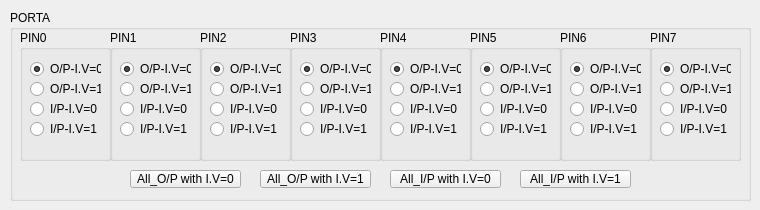
    <widget class="QWidget" name="PORTA_tab_2">
     <attribute name="title">
      <string>PORTA</string>
     </attribute>
     <widget class="QGroupBox" name="PORTA_groupBox_2">
      <property name="enabled">
       <bool>true</bool>
      </property>
      <property name="geometry">
       <rect>
        <x>10</x>
        <y>10</y>
        <width>741</width>
        <height>191</height>
       </rect>
      </property>
      <property name="title">
       <string>PORTA</string>
      </property>
      <property name="checkable">
       <bool>false</bool>
      </property>
      <property name="checked">
       <bool>false</bool>
      </property>
      <widget class="QPushButton" name="All_Output_Init0_pushButton_18">
       <property name="geometry">
        <rect>
         <x>120</x>
         <y>160</y>
         <width>111</width>
         <height>18</height>
        </rect>
       </property>
       <property name="text">
        <string>All_O/P with I.V=0</string>
       </property>
      </widget>
      <widget class="QPushButton" name="All_Output_Init1_pushButton_18">
       <property name="geometry">
        <rect>
         <x>250</x>
         <y>160</y>
         <width>111</width>
         <height>18</height>
        </rect>
       </property>
       <property name="text">
        <string>All_O/P with I.V=1</string>
       </property>
      </widget>
      <widget class="QPushButton" name="All_Input_Init0_pushButton_18">
       <property name="geometry">
        <rect>
         <x>380</x>
         <y>160</y>
         <width>111</width>
         <height>18</height>
        </rect>
       </property>
       <property name="text">
        <string>All_I/P with I.V=0</string>
       </property>
      </widget>
      <widget class="QPushButton" name="All_Input_Init1_pushButton_18">
       <property name="geometry">
        <rect>
         <x>510</x>
         <y>160</y>
         <width>111</width>
         <height>18</height>
        </rect>
       </property>
       <property name="text">
        <string>All_I/P with I.V=1</string>
       </property>
      </widget>
      <widget class="QGroupBox" name="PIN1_groupBox_18">
       <property name="geometry">
        <rect>
         <x>100</x>
         <y>20</y>
         <width>91</width>
         <height>131</height>
        </rect>
       </property>
       <property name="title">
        <string>PIN1</string>
       </property>
       <widget class="QRadioButton" name="Output_init1_PIN1_radioButton_18">
        <property name="geometry">
         <rect>
          <x>10</x>
          <y>50</y>
          <width>71</width>
          <height>18</height>
         </rect>
        </property>
        <property name="text">
         <string>O/P-I.V=1</string>
        </property>
       </widget>
       <widget class="QRadioButton" name="Input_init0_PIN1_radioButton_18">
        <property name="geometry">
         <rect>
          <x>10</x>
          <y>70</y>
          <width>71</width>
          <height>18</height>
         </rect>
        </property>
        <property name="text">
         <string>I/P-I.V=0</string>
        </property>
       </widget>
       <widget class="QRadioButton" name="Input_init1_PIN1_radioButton_18">
        <property name="geometry">
         <rect>
          <x>10</x>
          <y>90</y>
          <width>71</width>
          <height>18</height>
         </rect>
        </property>
        <property name="text">
         <string>I/P-I.V=1</string>
        </property>
       </widget>
       <widget class="QRadioButton" name="Output_init0_PIN1_radioButton_18">
        <property name="geometry">
         <rect>
          <x>10</x>
          <y>30</y>
          <width>71</width>
          <height>18</height>
         </rect>
        </property>
        <property name="text">
         <string>O/P-I.V=0</string>
        </property>
        <property name="checked">
         <bool>true</bool>
        </property>
       </widget>
      </widget>
      <widget class="QGroupBox" name="PIN0_groupBox_17">
       <property name="geometry">
        <rect>
         <x>10</x>
         <y>20</y>
         <width>91</width>
         <height>131</height>
        </rect>
       </property>
       <property name="title">
        <string>PIN0</string>
       </property>
       <widget class="QRadioButton" name="Output_init1_PIN0_radioButton_18">
        <property name="geometry">
         <rect>
          <x>10</x>
          <y>50</y>
          <width>71</width>
          <height>18</height>
         </rect>
        </property>
        <property name="text">
         <string>O/P-I.V=1</string>
        </property>
       </widget>
       <widget class="QRadioButton" name="Input_init0_PIN0_radioButton_18">
        <property name="geometry">
         <rect>
          <x>10</x>
          <y>70</y>
          <width>71</width>
          <height>18</height>
         </rect>
        </property>
        <property name="text">
         <string>I/P-I.V=0</string>
        </property>
       </widget>
       <widget class="QRadioButton" name="Input_init1_PIN0_radioButton_19">
        <property name="geometry">
         <rect>
          <x>10</x>
          <y>90</y>
          <width>71</width>
          <height>18</height>
         </rect>
        </property>
        <property name="text">
         <string>I/P-I.V=1</string>
        </property>
       </widget>
       <widget class="QRadioButton" name="Output_init0_PIN0_radioButton_18">
        <property name="geometry">
         <rect>
          <x>10</x>
          <y>30</y>
          <width>71</width>
          <height>18</height>
         </rect>
        </property>
        <property name="text">
         <string>O/P-I.V=0</string>
        </property>
        <property name="checked">
         <bool>true</bool>
        </property>
       </widget>
      </widget>
      <widget class="QGroupBox" name="PIN4_groupBox_17">
       <property name="geometry">
        <rect>
         <x>370</x>
         <y>20</y>
         <width>91</width>
         <height>131</height>
        </rect>
       </property>
       <property name="title">
        <string>PIN4</string>
       </property>
       <widget class="QRadioButton" name="Output_init1_PIN4_radioButton_17">
        <property name="geometry">
         <rect>
          <x>10</x>
          <y>50</y>
          <width>71</width>
          <height>18</height>
         </rect>
        </property>
        <property name="text">
         <string>O/P-I.V=1</string>
        </property>
       </widget>
       <widget class="QRadioButton" name="Input_init0_PIN4_radioButton_17">
        <property name="geometry">
         <rect>
          <x>10</x>
          <y>70</y>
          <width>71</width>
          <height>18</height>
         </rect>
        </property>
        <property name="text">
         <string>I/P-I.V=0</string>
        </property>
       </widget>
       <widget class="QRadioButton" name="Input_init1_PIN4_radioButton_17">
        <property name="geometry">
         <rect>
          <x>10</x>
          <y>90</y>
          <width>71</width>
          <height>18</height>
         </rect>
        </property>
        <property name="text">
         <string>I/P-I.V=1</string>
        </property>
       </widget>
       <widget class="QRadioButton" name="Output_init0_PIN4_radioButton_17">
        <property name="geometry">
         <rect>
          <x>10</x>
          <y>30</y>
          <width>71</width>
          <height>18</height>
         </rect>
        </property>
        <property name="text">
         <string>O/P-I.V=0</string>
        </property>
        <property name="checked">
         <bool>true</bool>
        </property>
       </widget>
      </widget>
      <widget class="QGroupBox" name="PIN2_groupBox_17">
       <property name="geometry">
        <rect>
         <x>190</x>
         <y>20</y>
         <width>91</width>
         <height>131</height>
        </rect>
       </property>
       <property name="title">
        <string>PIN2</string>
       </property>
       <widget class="QRadioButton" name="Output_init1_PIN2_radioButton_17">
        <property name="geometry">
         <rect>
          <x>10</x>
          <y>50</y>
          <width>71</width>
          <height>18</height>
         </rect>
        </property>
        <property name="text">
         <string>O/P-I.V=1</string>
        </property>
       </widget>
       <widget class="QRadioButton" name="Input_init0_PIN2_radioButton_17">
        <property name="geometry">
         <rect>
          <x>10</x>
          <y>70</y>
          <width>71</width>
          <height>18</height>
         </rect>
        </property>
        <property name="text">
         <string>I/P-I.V=0</string>
        </property>
       </widget>
       <widget class="QRadioButton" name="Input_init1_PIN2_radioButton_17">
        <property name="geometry">
         <rect>
          <x>10</x>
          <y>90</y>
          <width>71</width>
          <height>18</height>
         </rect>
        </property>
        <property name="text">
         <string>I/P-I.V=1</string>
        </property>
       </widget>
       <widget class="QRadioButton" name="Output_init0_PIN2_radioButton_17">
        <property name="geometry">
         <rect>
          <x>10</x>
          <y>30</y>
          <width>71</width>
          <height>18</height>
         </rect>
        </property>
        <property name="text">
         <string>O/P-I.V=0</string>
        </property>
        <property name="checked">
         <bool>true</bool>
        </property>
       </widget>
      </widget>
      <widget class="QGroupBox" name="PIN5_groupBox_17">
       <property name="geometry">
        <rect>
         <x>460</x>
         <y>20</y>
         <width>91</width>
         <height>131</height>
        </rect>
       </property>
       <property name="title">
        <string>PIN5</string>
       </property>
       <widget class="QRadioButton" name="Output_init1_PIN5_radioButton_17">
        <property name="geometry">
         <rect>
          <x>10</x>
          <y>50</y>
          <width>71</width>
          <height>18</height>
         </rect>
        </property>
        <property name="text">
         <string>O/P-I.V=1</string>
        </property>
       </widget>
       <widget class="QRadioButton" name="Input_init0_PIN5_radioButton_17">
        <property name="geometry">
         <rect>
          <x>10</x>
          <y>70</y>
          <width>71</width>
          <height>18</height>
         </rect>
        </property>
        <property name="text">
         <string>I/P-I.V=0</string>
        </property>
       </widget>
       <widget class="QRadioButton" name="Input_init1_PIN5_radioButton_17">
        <property name="geometry">
         <rect>
          <x>10</x>
          <y>90</y>
          <width>71</width>
          <height>18</height>
         </rect>
        </property>
        <property name="text">
         <string>I/P-I.V=1</string>
        </property>
       </widget>
       <widget class="QRadioButton" name="Output_init0_PIN5_radioButton_17">
        <property name="geometry">
         <rect>
          <x>10</x>
          <y>30</y>
          <width>71</width>
          <height>18</height>
         </rect>
        </property>
        <property name="text">
         <string>O/P-I.V=0</string>
        </property>
        <property name="checked">
         <bool>true</bool>
        </property>
       </widget>
      </widget>
      <widget class="QGroupBox" name="PIN7_groupBox_17">
       <property name="geometry">
        <rect>
         <x>640</x>
         <y>20</y>
         <width>91</width>
         <height>131</height>
        </rect>
       </property>
       <property name="title">
        <string>PIN7</string>
       </property>
       <widget class="QRadioButton" name="Output_init1_PIN7_radioButton_17">
        <property name="geometry">
         <rect>
          <x>10</x>
          <y>50</y>
          <width>71</width>
          <height>18</height>
         </rect>
        </property>
        <property name="text">
         <string>O/P-I.V=1</string>
        </property>
       </widget>
       <widget class="QRadioButton" name="Input_init0_PIN7_radioButton_17">
        <property name="geometry">
         <rect>
          <x>10</x>
          <y>70</y>
          <width>71</width>
          <height>18</height>
         </rect>
        </property>
        <property name="text">
         <string>I/P-I.V=0</string>
        </property>
       </widget>
       <widget class="QRadioButton" name="Input_init1_PIN7_radioButton_17">
        <property name="geometry">
         <rect>
          <x>10</x>
          <y>90</y>
          <width>71</width>
          <height>18</height>
         </rect>
        </property>
        <property name="text">
         <string>I/P-I.V=1</string>
        </property>
       </widget>
       <widget class="QRadioButton" name="Output_init0_PIN7_radioButton_17">
        <property name="geometry">
         <rect>
          <x>10</x>
          <y>30</y>
          <width>71</width>
          <height>18</height>
         </rect>
        </property>
        <property name="text">
         <string>O/P-I.V=0</string>
        </property>
        <property name="checked">
         <bool>true</bool>
        </property>
       </widget>
      </widget>
      <widget class="QGroupBox" name="PIN6_groupBox_17">
       <property name="geometry">
        <rect>
         <x>550</x>
         <y>20</y>
         <width>91</width>
         <height>131</height>
        </rect>
       </property>
       <property name="title">
        <string>PIN6</string>
       </property>
       <widget class="QRadioButton" name="Output_init1_PIN6_radioButton_17">
        <property name="geometry">
         <rect>
          <x>10</x>
          <y>50</y>
          <width>71</width>
          <height>18</height>
         </rect>
        </property>
        <property name="text">
         <string>O/P-I.V=1</string>
        </property>
       </widget>
       <widget class="QRadioButton" name="Input_init0_PIN6_radioButton_17">
        <property name="geometry">
         <rect>
          <x>10</x>
          <y>70</y>
          <width>71</width>
          <height>18</height>
         </rect>
        </property>
        <property name="text">
         <string>I/P-I.V=0</string>
        </property>
       </widget>
       <widget class="QRadioButton" name="Input_init1_PIN6_radioButton_17">
        <property name="geometry">
         <rect>
          <x>10</x>
          <y>90</y>
          <width>71</width>
          <height>18</height>
         </rect>
        </property>
        <property name="text">
         <string>I/P-I.V=1</string>
        </property>
       </widget>
       <widget class="QRadioButton" name="Output_init0_PIN6_radioButton_17">
        <property name="geometry">
         <rect>
          <x>10</x>
          <y>30</y>
          <width>71</width>
          <height>18</height>
         </rect>
        </property>
        <property name="text">
         <string>O/P-I.V=0</string>
        </property>
        <property name="checked">
         <bool>true</bool>
        </property>
       </widget>
      </widget>
      <widget class="QGroupBox" name="PIN3_groupBox_17">
       <property name="geometry">
        <rect>
         <x>280</x>
         <y>20</y>
         <width>91</width>
         <height>131</height>
        </rect>
       </property>
       <property name="title">
        <string>PIN3</string>
       </property>
       <widget class="QRadioButton" name="Output_init1_PIN3_radioButton_17">
        <property name="geometry">
         <rect>
          <x>10</x>
          <y>50</y>
          <width>71</width>
          <height>18</height>
         </rect>
        </property>
        <property name="text">
         <string>O/P-I.V=1</string>
        </property>
       </widget>
       <widget class="QRadioButton" name="Input_init0_PIN3_radioButton_17">
        <property name="geometry">
         <rect>
          <x>10</x>
          <y>70</y>
          <width>71</width>
          <height>18</height>
         </rect>
        </property>
        <property name="text">
         <string>I/P-I.V=0</string>
        </property>
       </widget>
       <widget class="QRadioButton" name="Input_init1_PIN3_radioButton_17">
        <property name="geometry">
         <rect>
          <x>10</x>
          <y>90</y>
          <width>71</width>
          <height>18</height>
         </rect>
        </property>
        <property name="text">
         <string>I/P-I.V=1</string>
        </property>
       </widget>
       <widget class="QRadioButton" name="Output_init0_PIN3_radioButton_17">
        <property name="geometry">
         <rect>
          <x>10</x>
          <y>30</y>
          <width>71</width>
          <height>18</height>
         </rect>
        </property>
        <property name="text">
         <string>O/P-I.V=0</string>
        </property>
        <property name="checked">
         <bool>true</bool>
        </property>
       </widget>
      </widget>
     </widget>
    </widget>
